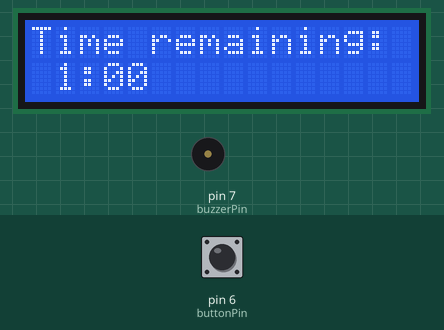
Recording of a sketch running on a simulated Arduino Uno, built with avr-gcc and run on an emulated ATmega328P. On the bench: 16×2 character LCD, buzzer (waves = sounding, pin HIGH). The test bench sets the inputs (shaded band); at power-on: pin 6 (buttonPin) HIGH.

Above: at 1.2 s.
1.3 s: pin 6 (buttonPin) pulled LOW for 0.15 s
At 1.7 s:
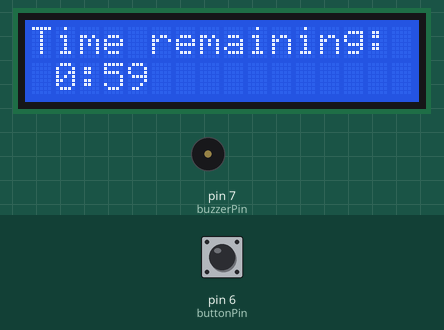
At 4.1 s:
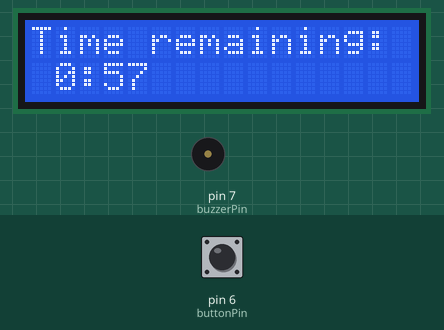
Timing chart, 0 to 5.6 s (numbered marks = the images above; inputs shaded):
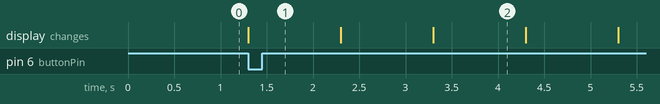

Measured:
- after the input at 1.3 s, the display: changes at once (image 1)
- what the display in image 2 shows lasts 1.0 s, from 3.3 s to 4.3 s

The sketch:

count_down.ino
```cpp
#include <LiquidCrystal.h>

LiquidCrystal lcd(12,11,5,4,3,2);
int minutes = 1;
const int buttonPin = 6;     // the number of the pushbutton pin
int buttonState = 0;
const int buzzerPin = 7;
void setup()
{
  pinMode(buzzerPin, OUTPUT);
  lcd.begin(16, 2);

  lcd.clear();

  lcd.print("Time remaining: ");
  lcd.setCursor(1,1);
  lcd.print(minutes);
  lcd.setCursor(2,1);
  lcd.print(":");
  lcd.setCursor(3,1);
  lcd.print("00");
  //delay(1000);
  pinMode(buttonPin, INPUT);
}

void loop()
{
  buttonState = digitalRead(buttonPin);

  if (buttonState == LOW){

    minutes--;
    for (int m = minutes ; m >= 0; m--)
    {
      lcd.setCursor(1,1);
      lcd.print(m);

      for ( int s1 = 5 ;  s1 >= 0 ; s1--)
      {
        lcd.setCursor(3,1);
        lcd.print(s1);

        for ( int s2 = 9; s2 >= 0; s2--)
        {
          lcd.setCursor(4,1);
          lcd.print(s2);
          delay(1000);
        }


       }

    }
    lcd.clear();
    lcd.print("Time is up!!");
    tone(buzzerPin, 600, 1000);
    delay(1000);
    exit(0);
  }
}
```
